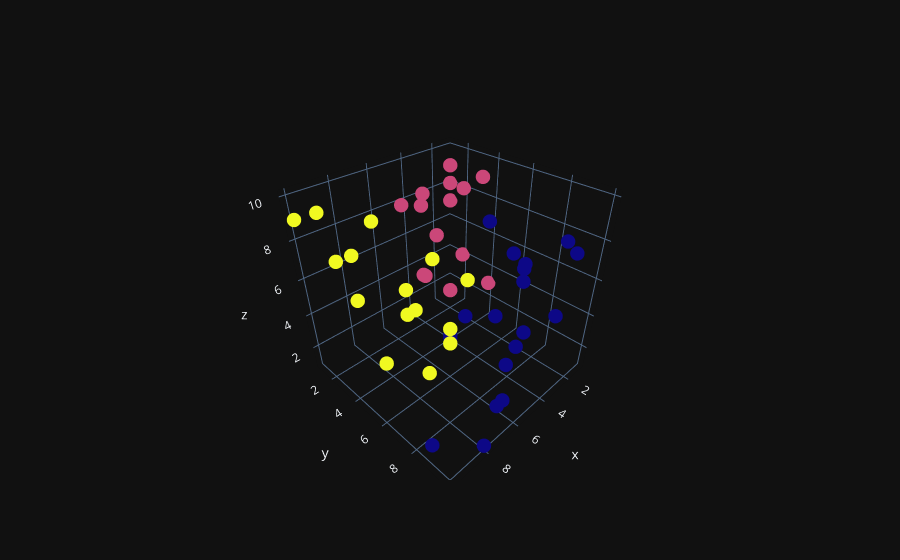

This figure's notebook cell:
### Code cell
fig = go.Figure(data=[go.Scatter3d(x=data['X'], y=data['Y'], z=data['Z'],
                                   mode='markers', marker=dict(color=labels, size=5))])
fig.show()

### Figure 1 — Plotly figure (JSON) as saved in the notebook; plotly's stock layout.template omitted (floating-point values rounded to 4 significant figures)
{"data": [{"marker": {"color": [2, 0, 0, 2, 1, 1, 1, 2, 0, 0, 0, 1, 2, 1, 0, 1, 2, 0, 0, 2, 1, 1, 1, 0, 1, 2, 0, 0, 0, 2, 2, 0, 0, 0, 2, 2, 0, 1, 0, 2, 2, 1, 0, 2, 0, 1, 0, 0, 2, 1], "size": 5}, "mode": "markers", "x": [6, 10, 2, 9, 3, 4, 1, 10, 2, 5, 7, 3, 10, 3, 6, 3, 10, 5, 6, 10, 1, 1, 4, 3, 1, 7, 5, 4, 5, 10, 9, 2, 2, 8, 10, 8, 5, 6, 5, 10, 9, 1, 7, 7, 4, 3, 1, 3, 10, 2], "y": [7, 9, 7, 2, 5, 2, 2, 3, 7, 5, 10, 1, 8, 1, 9, 3, 5, 9, 8, 5, 2, 1, 2, 8, 1, 6, 6, 4, 6, 10, 5, 9, 9, 10, 1, 6, 9, 3, 9, 9, 5, 4, 10, 7, 7, 2, 9, 7, 8, 2], "z": [7, 2, 6, 7, 10, 4, 4, 10, 5, 2, 3, 8, 8, 3, 1, 10, 7, 4, 10, 9, 8, 7, 8, 3, 8, 8, 4, 1, 4, 8, 10, 4, 8, 1, 9, 6, 4, 9, 8, 6, 3, 3, 5, 5, 4, 6, 7, 7, 9, 2], "type": "scatter3d"}], "layout": {}}
